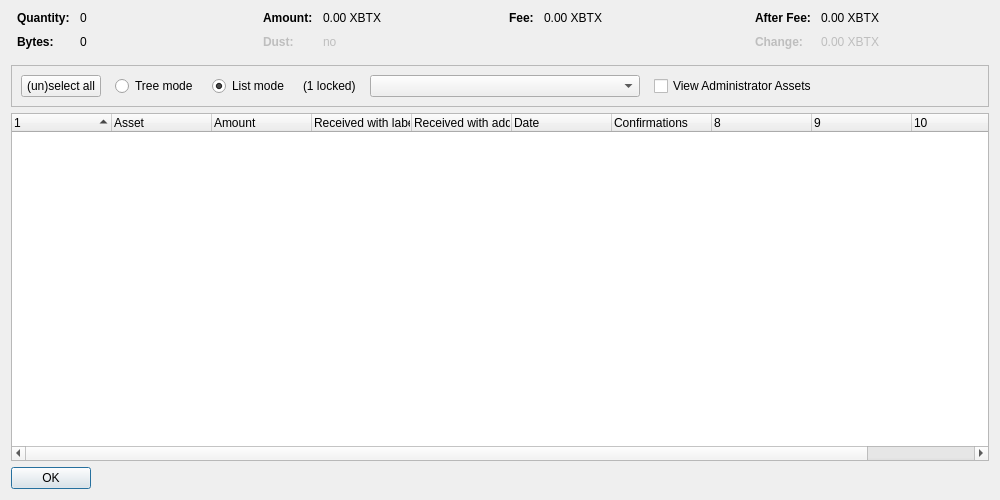
<?xml version="1.0" encoding="UTF-8"?>
<ui version="4.0">
 <class>AssetControlDialog</class>
 <widget class="QDialog" name="AssetControlDialog">
  <property name="geometry">
   <rect>
    <x>0</x>
    <y>0</y>
    <width>1000</width>
    <height>500</height>
   </rect>
  </property>
  <property name="windowTitle">
   <string>Asset Selection</string>
  </property>
  <layout class="QVBoxLayout" name="verticalLayout">
   <item>
    <layout class="QHBoxLayout" name="horizontalLayoutTop" stretch="0,0,0,0">
     <property name="topMargin">
      <number>0</number>
     </property>
     <property name="bottomMargin">
      <number>10</number>
     </property>
     <item>
      <layout class="QFormLayout" name="formLayoutAssetControl1">
       <property name="horizontalSpacing">
        <number>10</number>
       </property>
       <property name="verticalSpacing">
        <number>10</number>
       </property>
       <property name="leftMargin">
        <number>6</number>
       </property>
       <property name="rightMargin">
        <number>6</number>
       </property>
       <item row="0" column="0">
        <widget class="QLabel" name="labelAssetControlQuantityText">
         <property name="font">
          <font>
           <weight>75</weight>
           <bold>true</bold>
          </font>
         </property>
         <property name="text">
          <string>Quantity:</string>
         </property>
        </widget>
       </item>
       <item row="0" column="1">
        <widget class="QLabel" name="labelAssetControlQuantity">
         <property name="cursor">
          <cursorShape>IBeamCursor</cursorShape>
         </property>
         <property name="contextMenuPolicy">
          <enum>Qt::ActionsContextMenu</enum>
         </property>
         <property name="text">
          <string notr="true">0</string>
         </property>
         <property name="textInteractionFlags">
          <set>Qt::LinksAccessibleByMouse|Qt::TextSelectableByKeyboard|Qt::TextSelectableByMouse</set>
         </property>
        </widget>
       </item>
       <item row="1" column="0">
        <widget class="QLabel" name="labelAssetControlBytesText">
         <property name="font">
          <font>
           <weight>75</weight>
           <bold>true</bold>
          </font>
         </property>
         <property name="text">
          <string>Bytes:</string>
         </property>
        </widget>
       </item>
       <item row="1" column="1">
        <widget class="QLabel" name="labelAssetControlBytes">
         <property name="cursor">
          <cursorShape>IBeamCursor</cursorShape>
         </property>
         <property name="contextMenuPolicy">
          <enum>Qt::ActionsContextMenu</enum>
         </property>
         <property name="text">
          <string notr="true">0</string>
         </property>
         <property name="textInteractionFlags">
          <set>Qt::LinksAccessibleByMouse|Qt::TextSelectableByKeyboard|Qt::TextSelectableByMouse</set>
         </property>
        </widget>
       </item>
      </layout>
     </item>
     <item>
      <layout class="QFormLayout" name="formLayoutAssetControl2">
       <property name="horizontalSpacing">
        <number>10</number>
       </property>
       <property name="verticalSpacing">
        <number>10</number>
       </property>
       <property name="leftMargin">
        <number>6</number>
       </property>
       <property name="rightMargin">
        <number>6</number>
       </property>
       <item row="0" column="0">
        <widget class="QLabel" name="labelAssetControlAmountText">
         <property name="font">
          <font>
           <weight>75</weight>
           <bold>true</bold>
          </font>
         </property>
         <property name="text">
          <string>Amount:</string>
         </property>
        </widget>
       </item>
       <item row="0" column="1">
        <widget class="QLabel" name="labelAssetControlAmount">
         <property name="cursor">
          <cursorShape>IBeamCursor</cursorShape>
         </property>
         <property name="contextMenuPolicy">
          <enum>Qt::ActionsContextMenu</enum>
         </property>
         <property name="text">
          <string notr="true">0.00 XBTX</string>
         </property>
         <property name="textInteractionFlags">
          <set>Qt::LinksAccessibleByMouse|Qt::TextSelectableByKeyboard|Qt::TextSelectableByMouse</set>
         </property>
        </widget>
       </item>
       <item row="1" column="0">
        <widget class="QLabel" name="labelAssetControlLowOutputText">
         <property name="enabled">
          <bool>false</bool>
         </property>
         <property name="font">
          <font>
           <weight>75</weight>
           <bold>true</bold>
          </font>
         </property>
         <property name="text">
          <string>Dust:</string>
         </property>
        </widget>
       </item>
       <item row="1" column="1">
        <widget class="QLabel" name="labelAssetControlLowOutput">
         <property name="enabled">
          <bool>false</bool>
         </property>
         <property name="cursor">
          <cursorShape>IBeamCursor</cursorShape>
         </property>
         <property name="contextMenuPolicy">
          <enum>Qt::ActionsContextMenu</enum>
         </property>
         <property name="text">
          <string notr="true">no</string>
         </property>
         <property name="textInteractionFlags">
          <set>Qt::LinksAccessibleByMouse|Qt::TextSelectableByKeyboard|Qt::TextSelectableByMouse</set>
         </property>
        </widget>
       </item>
      </layout>
     </item>
     <item>
      <layout class="QFormLayout" name="formLayoutAssetControl3">
       <property name="horizontalSpacing">
        <number>10</number>
       </property>
       <property name="verticalSpacing">
        <number>10</number>
       </property>
       <property name="leftMargin">
        <number>6</number>
       </property>
       <property name="rightMargin">
        <number>6</number>
       </property>
       <item row="0" column="0">
        <widget class="QLabel" name="labelAssetControlFeeText">
         <property name="font">
          <font>
           <weight>75</weight>
           <bold>true</bold>
          </font>
         </property>
         <property name="text">
          <string>Fee:</string>
         </property>
        </widget>
       </item>
       <item row="0" column="1">
        <widget class="QLabel" name="labelAssetControlFee">
         <property name="cursor">
          <cursorShape>IBeamCursor</cursorShape>
         </property>
         <property name="contextMenuPolicy">
          <enum>Qt::ActionsContextMenu</enum>
         </property>
         <property name="text">
          <string notr="true">0.00 XBTX</string>
         </property>
         <property name="textInteractionFlags">
          <set>Qt::LinksAccessibleByMouse|Qt::TextSelectableByKeyboard|Qt::TextSelectableByMouse</set>
         </property>
        </widget>
       </item>
      </layout>
     </item>
     <item>
      <layout class="QFormLayout" name="formLayoutAssetControl4">
       <property name="horizontalSpacing">
        <number>10</number>
       </property>
       <property name="verticalSpacing">
        <number>10</number>
       </property>
       <property name="leftMargin">
        <number>6</number>
       </property>
       <property name="rightMargin">
        <number>6</number>
       </property>
       <item row="0" column="0">
        <widget class="QLabel" name="labelAssetControlAfterFeeText">
         <property name="font">
          <font>
           <weight>75</weight>
           <bold>true</bold>
          </font>
         </property>
         <property name="text">
          <string>After Fee:</string>
         </property>
        </widget>
       </item>
       <item row="0" column="1">
        <widget class="QLabel" name="labelAssetControlAfterFee">
         <property name="cursor">
          <cursorShape>IBeamCursor</cursorShape>
         </property>
         <property name="contextMenuPolicy">
          <enum>Qt::ActionsContextMenu</enum>
         </property>
         <property name="text">
          <string notr="true">0.00 XBTX</string>
         </property>
         <property name="textInteractionFlags">
          <set>Qt::LinksAccessibleByMouse|Qt::TextSelectableByKeyboard|Qt::TextSelectableByMouse</set>
         </property>
        </widget>
       </item>
       <item row="1" column="0">
        <widget class="QLabel" name="labelAssetControlChangeText">
         <property name="enabled">
          <bool>false</bool>
         </property>
         <property name="font">
          <font>
           <weight>75</weight>
           <bold>true</bold>
          </font>
         </property>
         <property name="text">
          <string>Change:</string>
         </property>
        </widget>
       </item>
       <item row="1" column="1">
        <widget class="QLabel" name="labelAssetControlChange">
         <property name="enabled">
          <bool>false</bool>
         </property>
         <property name="cursor">
          <cursorShape>IBeamCursor</cursorShape>
         </property>
         <property name="contextMenuPolicy">
          <enum>Qt::ActionsContextMenu</enum>
         </property>
         <property name="text">
          <string notr="true">0.00 XBTX</string>
         </property>
         <property name="textInteractionFlags">
          <set>Qt::LinksAccessibleByMouse|Qt::TextSelectableByKeyboard|Qt::TextSelectableByMouse</set>
         </property>
        </widget>
       </item>
      </layout>
     </item>
    </layout>
   </item>
   <item>
    <widget class="QFrame" name="frame">
     <property name="minimumSize">
      <size>
       <width>0</width>
       <height>40</height>
      </size>
     </property>
     <property name="frameShape">
      <enum>QFrame::StyledPanel</enum>
     </property>
     <property name="frameShadow">
      <enum>QFrame::Sunken</enum>
     </property>
     <layout class="QHBoxLayout" name="horizontalLayout">
      <item>
       <layout class="QHBoxLayout" name="horizontalLayoutPanel" stretch="0,0,0,0,0,0,0">
        <property name="spacing">
         <number>14</number>
        </property>
        <item>
         <widget class="QPushButton" name="pushButtonSelectAll">
          <property name="sizePolicy">
           <sizepolicy hsizetype="Maximum" vsizetype="Fixed">
            <horstretch>0</horstretch>
            <verstretch>0</verstretch>
           </sizepolicy>
          </property>
          <property name="text">
           <string>(un)select all</string>
          </property>
          <property name="autoDefault">
           <bool>false</bool>
          </property>
         </widget>
        </item>
        <item>
         <widget class="QRadioButton" name="radioTreeMode">
          <property name="sizePolicy">
           <sizepolicy hsizetype="Maximum" vsizetype="Fixed">
            <horstretch>0</horstretch>
            <verstretch>0</verstretch>
           </sizepolicy>
          </property>
          <property name="text">
           <string>Tree mode</string>
          </property>
         </widget>
        </item>
        <item>
         <widget class="QRadioButton" name="radioListMode">
          <property name="sizePolicy">
           <sizepolicy hsizetype="Maximum" vsizetype="Fixed">
            <horstretch>0</horstretch>
            <verstretch>0</verstretch>
           </sizepolicy>
          </property>
          <property name="text">
           <string>List mode</string>
          </property>
          <property name="checked">
           <bool>true</bool>
          </property>
         </widget>
        </item>
        <item>
         <widget class="QLabel" name="labelLocked">
          <property name="text">
           <string notr="true">(1 locked)</string>
          </property>
         </widget>
        </item>
        <item>
         <widget class="QComboBox" name="assetList">
          <property name="minimumContentsLength">
           <number>30</number>
          </property>
         </widget>
        </item>
        <item>
         <widget class="QCheckBox" name="viewAdministrator">
          <property name="toolTip">
           <string>View assets that you have the ownership asset for</string>
          </property>
          <property name="text">
           <string>View Administrator Assets</string>
          </property>
         </widget>
        </item>
        <item>
         <spacer name="horizontalSpacer">
          <property name="orientation">
           <enum>Qt::Horizontal</enum>
          </property>
          <property name="sizeHint" stdset="0">
           <size>
            <width>40</width>
            <height>20</height>
           </size>
          </property>
         </spacer>
        </item>
       </layout>
      </item>
     </layout>
    </widget>
   </item>
   <item>
    <widget class="AssetControlTreeWidget" name="treeWidget">
     <property name="contextMenuPolicy">
      <enum>Qt::CustomContextMenu</enum>
     </property>
     <property name="sortingEnabled">
      <bool>false</bool>
     </property>
     <property name="columnCount">
      <number>11</number>
     </property>
     <attribute name="headerShowSortIndicator" stdset="0">
      <bool>true</bool>
     </attribute>
     <attribute name="headerStretchLastSection">
      <bool>false</bool>
     </attribute>
     <column>
      <property name="text">
       <string/>
      </property>
     </column>
     <column>
      <property name="text">
       <string>Asset</string>
      </property>
     </column>
     <column>
      <property name="text">
       <string>Amount</string>
      </property>
     </column>
     <column>
      <property name="text">
       <string>Received with label</string>
      </property>
     </column>
     <column>
      <property name="text">
       <string>Received with address</string>
      </property>
     </column>
     <column>
      <property name="text">
       <string>Date</string>
      </property>
     </column>
     <column>
      <property name="text">
       <string>Confirmations</string>
      </property>
      <property name="toolTip">
       <string>Confirmed</string>
      </property>
     </column>
     <column>
      <property name="text">
       <string/>
      </property>
     </column>
     <column>
      <property name="text">
       <string/>
      </property>
     </column>
     <column>
      <property name="text">
       <string/>
      </property>
     </column>
     <column>
      <property name="text">
       <string/>
      </property>
     </column>
    </widget>
   </item>
   <item>
    <widget class="QDialogButtonBox" name="buttonBox">
     <property name="sizePolicy">
      <sizepolicy hsizetype="Maximum" vsizetype="Fixed">
       <horstretch>0</horstretch>
       <verstretch>0</verstretch>
      </sizepolicy>
     </property>
     <property name="orientation">
      <enum>Qt::Horizontal</enum>
     </property>
     <property name="standardButtons">
      <set>QDialogButtonBox::Ok</set>
     </property>
    </widget>
   </item>
  </layout>
 </widget>
 <customwidgets>
  <customwidget>
   <class>AssetControlTreeWidget</class>
   <extends>QTreeWidget</extends>
   <header location="global">assetcontroltreewidget.h</header>
  </customwidget>
 </customwidgets>
 <resources/>
 <connections/>
</ui>
